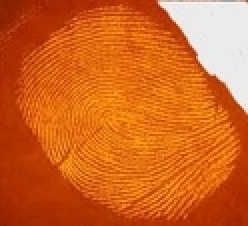
%> input picture FingerprintImages_Dataset/fingerprint1.jpeg, 124 x 113 px, shrunk from 196 x 179 before the run (shown 2 times larger)
$ octave Fingerprint_Processing.m   (GNU Octave 9; MATLAB toolbox functions it lacks are replaced by stand-ins)
%> lines starting %> are read from the running program, lines starting %| are printed output that depends on the picture; in (x1, y1, x2, y2) boxes, pixels count from 0 and x2, y2 are one past the last pixel; in counts of white or black regions, pixels touching at a corner belong together; the program's own positions count from 1
clc;
clear all;

% Specify the file URLs of the fingerprint images
imageURLs = {
    '/MATLAB Drive/FingerprintImages_Dataset/fingerprint1.jpeg',
    '/MATLAB Drive/FingerprintImages_Dataset/fingerprint2.jpeg',
    '/MATLAB Drive/FingerprintImages_Dataset/fingerprint3.jpg',
    '/MATLAB Drive/FingerprintImages_Dataset/fingerprint4.png',
    '/MATLAB Drive/FingerprintImages_Dataset/fingerprint5.jpeg',
    '/MATLAB Drive/FingerprintImages_Dataset/fingerprint6.jpg',
    '/MATLAB Drive/FingerprintImages_Dataset/fingerprint7.jpeg',
    '/MATLAB Drive/FingerprintImages_Dataset/fingerprint8.jpeg',
    '/MATLAB Drive/FingerprintImages_Dataset/fingerprint9.jpg',
    '/MATLAB Drive/FingerprintImages_Dataset/fingerprint10.jpeg'
};


% Loop through each image URL
for i = 1:numel(imageURLs)
    % Read the current image
    imageURL = imageURLs{i};
    image = imread(imageURL);
%> image is the input picture: size 113x124x3 uint8; mean R, G, B 209.5, 101.4, 34.5

    % Convert the image to grayscale
    grayscale_image = rgb2gray(image);
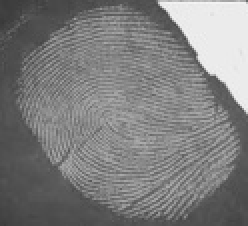
%> grayscale_image: size 113x124 uint8 (shown 2 times larger); min 56, max 244, mean 126.1

    % Apply adaptive thresholding to separate foreground and background
    binary_image = imbinarize(grayscale_image);
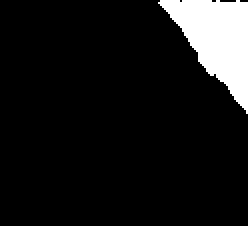
%> binary_image: size 113x124 logical (shown 2 times larger); 9.5% white; 1 white region, box (x1, y1, x2, y2) and area: (79, 0, 124, 57) 1326

    % Invert the binary image to make the background white and foreground black
    inverted_image = imcomplement(binary_image);

    % Remove small objects and fill holes in the inverted image
    filtered_image = bwareaopen(inverted_image, 100);
%> filtered_image: size 113x124 logical; 90.4% white; 1 black region, box (x1, y1, x2, y2) and area: (79, 0, 124, 57) 1341
    filled_image = imfill(filtered_image, 'holes');

    % Multiply the filled image with the grayscale image to remove the background
    background_removed_image = grayscale_image .* uint8(filled_image);
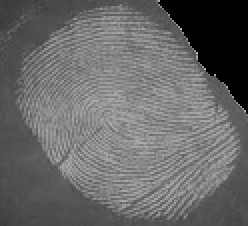
%> background_removed_image: size 113x124 uint8 (shown 2 times larger); min 0, max 173, mean 103.8

    % Apply image enhancement techniques (e.g., contrast stretching, histogram equalization, unsharp masking)
    stretched_image = imadjust(background_removed_image, [0.3 0.7], []); % Contrast stretching
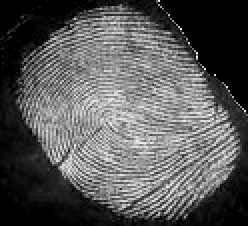
%> stretched_image: size 113x124 uint8 (shown 2 times larger); min 0, max 241, mean 87.5
    enhanced_image = histeq(stretched_image); % Histogram equalization
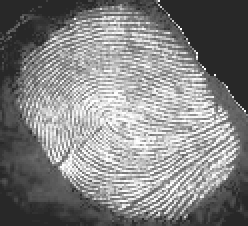
%> enhanced_image: size 113x124 uint8 (shown 2 times larger); min 40, max 255, mean 130.6
    enhanced_image = imsharpen(stretched_image); % Unsharp masking
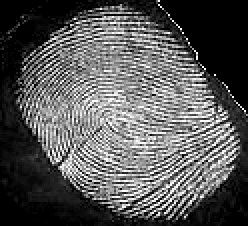
%> enhanced_image: size 113x124 uint8 (shown 2 times larger); min 0, max 255, mean 87.7

    % Display the original, background-removed, and enhanced images
    figure('Name', ['Image ', num2str(i)]);

    subplot(2, 2, 1);
    imshow(image);
    title('Original Image');

    subplot(2, 2, 2);
    imshow(background_removed_image);
    title('Background-Removed Image');

    subplot(2, 2, 3);
    imshow(enhanced_image);
    title('Enhanced Image');

    % Plot and display the histograms of the original and enhanced images
    subplot(2, 2, 4);
    hold on;
    imhist(stretched_image);
    imhist(enhanced_image);
    hold off;
    legend('Contrast-Stretched Image', 'Enhanced Image');
    title('Histograms');
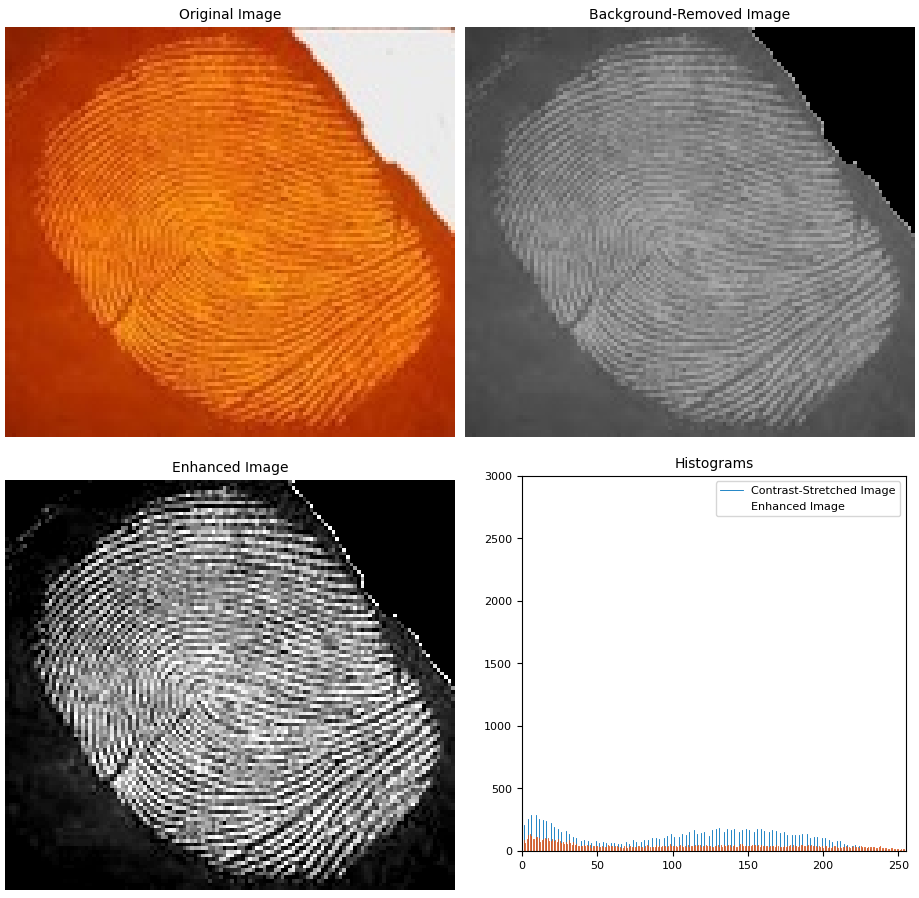
%> figure redrawn from the program's plot data, 4 panels
end
%> pass 2 of the loop `for i = 1:numel(imageURLs)`:
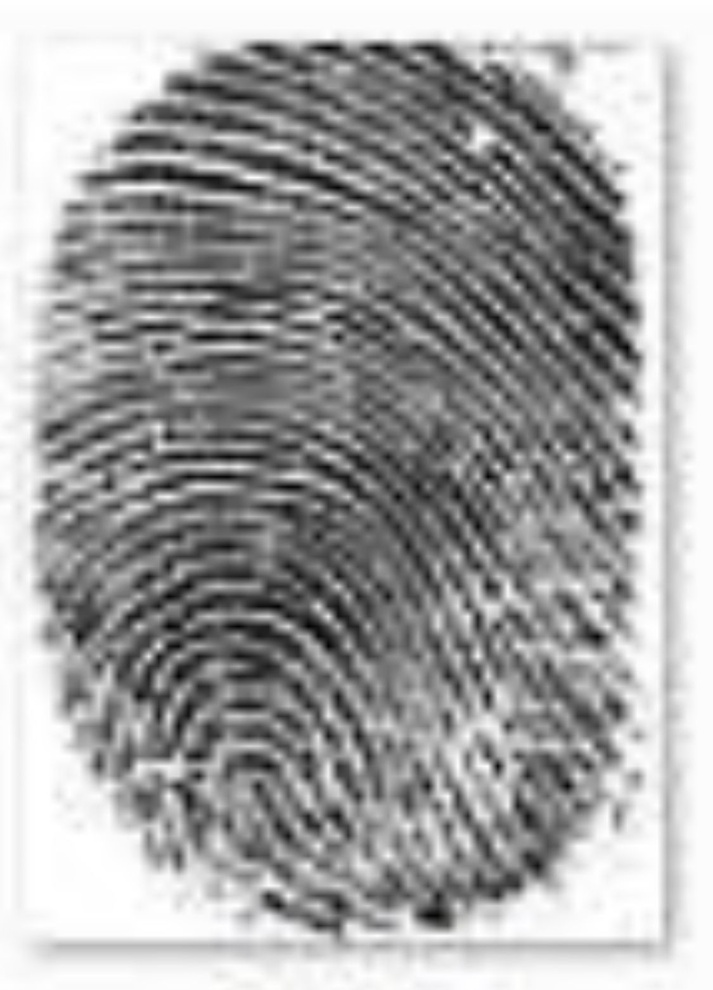
%> input picture FingerprintImages_Dataset/fingerprint2.jpeg, 713 x 990 px, shrunk from 1125 x 1562 before the run
%> image is the input picture: size 990x713x3 uint8; mean R, G, B 162.4, 162.4, 162.4
%> grayscale_image: size 990x713 uint8
%> `binary_image = imbinarize(grayscale_image);`:
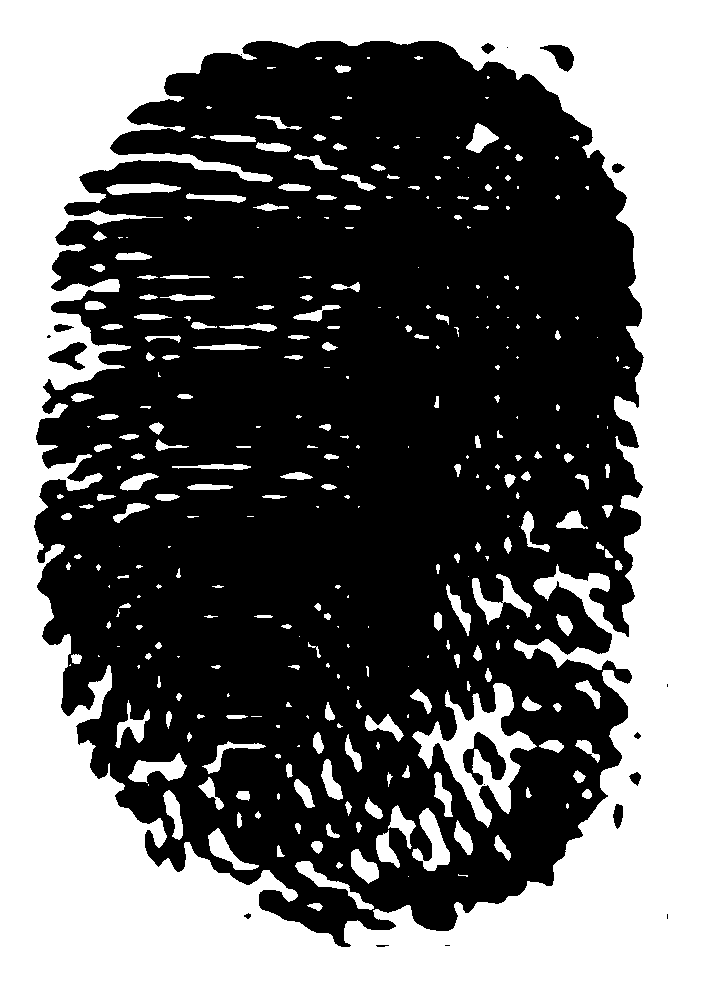
%> binary_image: size 990x713 logical; 42.3% white; 319 white regions (121 under 20 px), largest, box (x1, y1, x2, y2) and area: (0, 0, 713, 990) 265417, (412, 683, 537, 828) 5906, (412, 808, 450, 871) 1079
%> filtered_image: size 990x713 logical; 57.6% white; 319 black regions (121 under 20 px), largest, box (x1, y1, x2, y2) and area: (0, 0, 713, 990) 265696, (412, 683, 537, 828) 5907, (412, 808, 450, 871) 1079
%> filled_image: size 990x713 logical; 62.4% white; 1 black region, box (x1, y1, x2, y2) and area: (0, 0, 713, 990) 265696
%> background_removed_image: size 990x713 uint8
%> stretched_image: size 990x713 uint8
%> `title('Histograms');`:
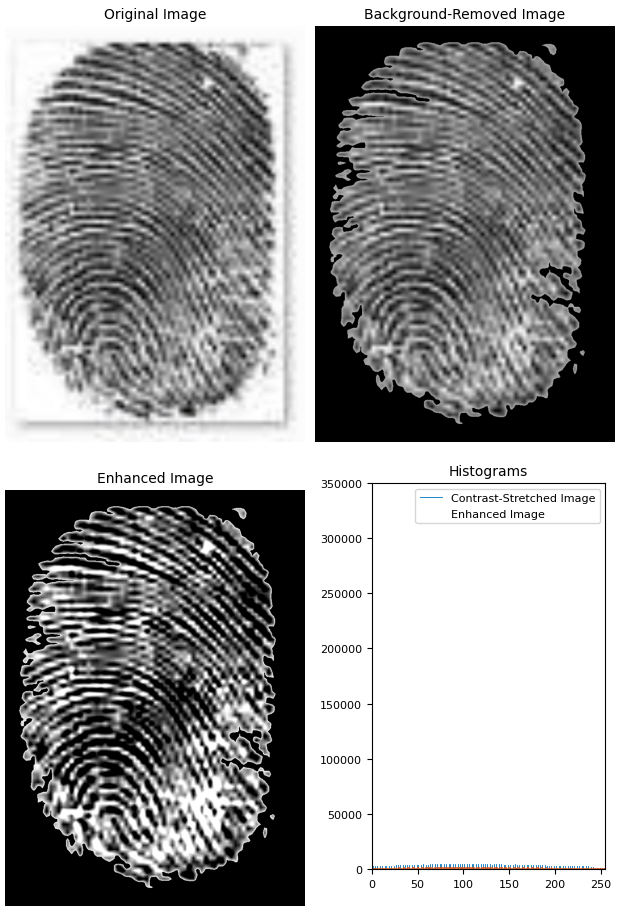
%> figure redrawn from the program's plot data, 4 panels
%> pass 3 of the loop `for i = 1:numel(imageURLs)`:
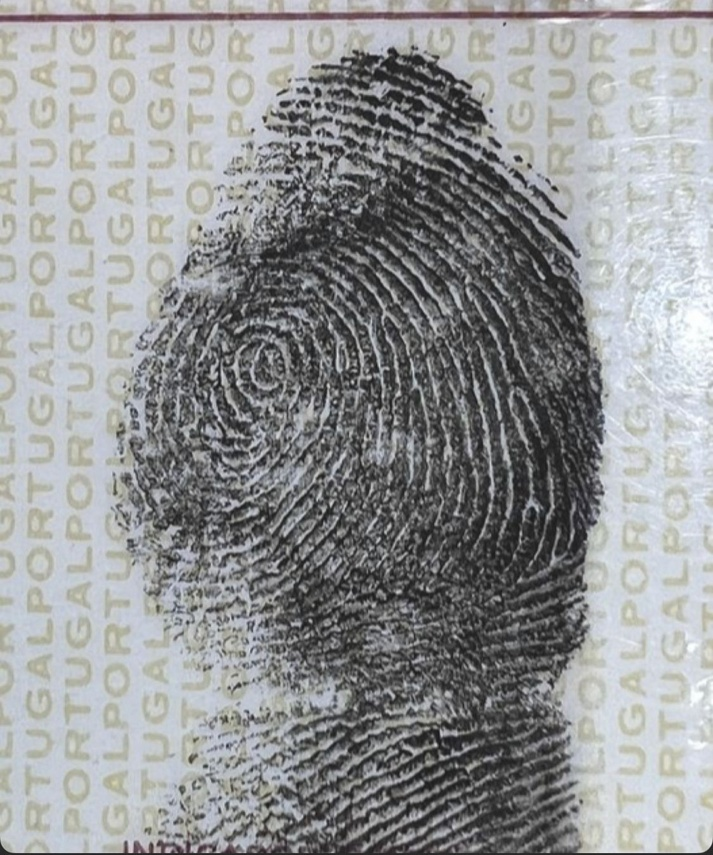
%> input picture FingerprintImages_Dataset/fingerprint3.jpg, 713 x 855 px, shrunk from 1125 x 1349 before the run
%> image is the input picture: size 855x713x3 uint8; mean R, G, B 146.9, 148.4, 149.3
%> grayscale_image: size 855x713 uint8
%> `binary_image = imbinarize(grayscale_image);`:
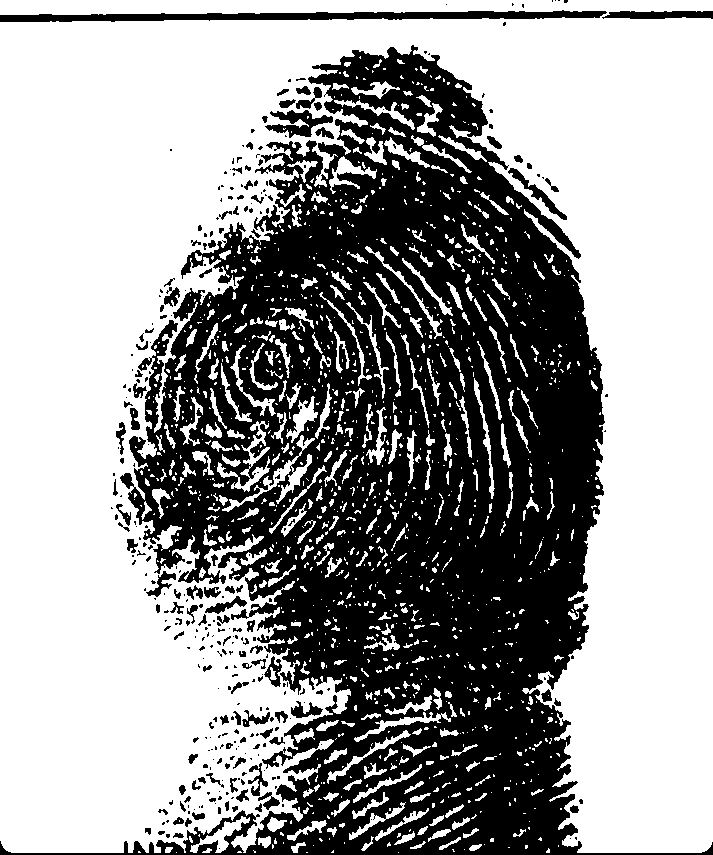
%> binary_image: size 855x713 logical; 61.1% white; 341 black regions (229 under 20 px), largest, box (x1, y1, x2, y2) and area: (0, 45, 713, 855) 222346, (0, 10, 607, 22) 4147, (265, 110, 333, 138) 863
%> filled_image: size 855x713 logical; 44.2% white; 22 white regions, largest, box (x1, y1, x2, y2) and area: (0, 45, 713, 855) 260186, (0, 10, 607, 22) 4147, (265, 110, 333, 138) 874
%> background_removed_image: size 855x713 uint8
%> stretched_image: size 855x713 uint8
%> `title('Histograms');`:
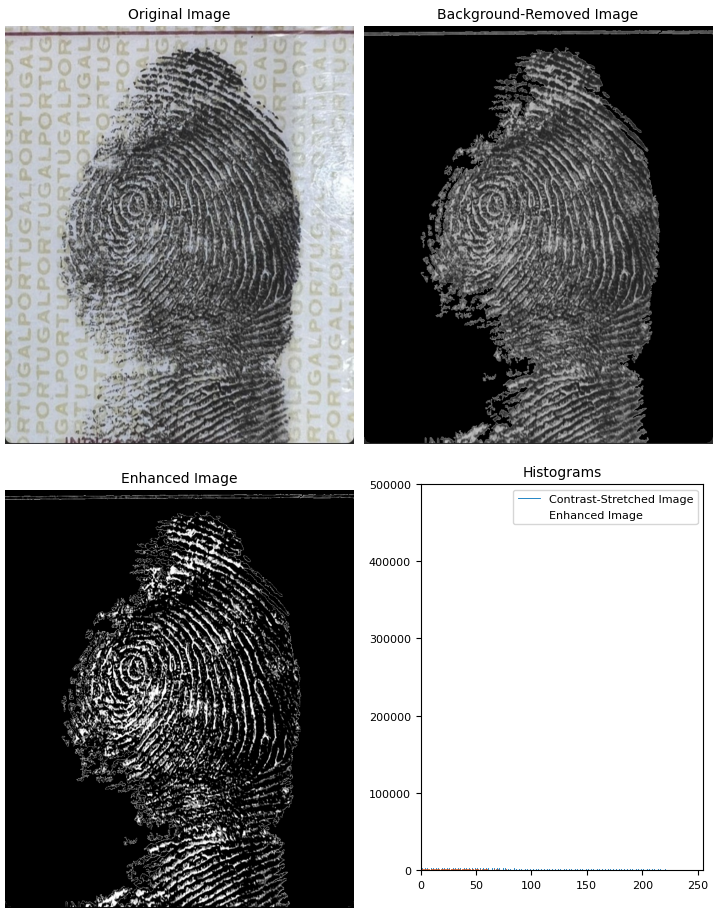
%> figure redrawn from the program's plot data, 4 panels
%> (the run ends here)
